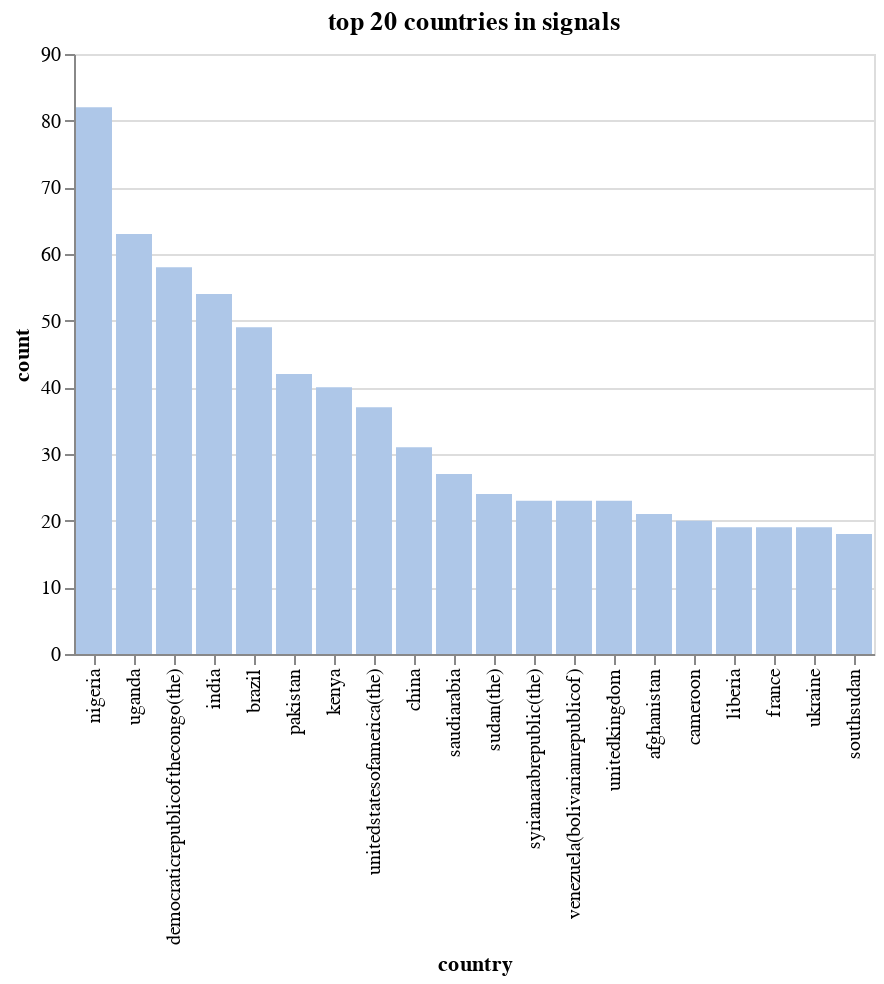

Notebook code cell kept with this figure:
### Code cell
highlight = alt.selection(type = 'single', on = 'mouseover', 
                          fields = ['country'])
country_count_plot = alt.Chart(country_count.iloc[0:20],
                               title = 'top 20 countries in signals').mark_bar().encode(
    x = alt.Y('country', sort = None),
    y = 'count',
    tooltip = ['country', 'count'],
    color = alt.condition(~highlight, alt.value('#1f77b4'),
                          alt.value('#aec7e8'))
).add_selection(
    highlight
)
display(country_count_plot)
country_count_plot.save(plot_dir+'/signals_country_count.html')

### Figure 1 — Vega-Lite specification as saved in the notebook (floating-point values rounded to 4 significant figures)
{"$schema": "https://vega.github.io/schema/vega-lite/v3.3.0.json", "config": {"mark": {"tooltip": null}, "view": {"height": 300, "width": 400}}, "data": {"name": "data-34e830bda6947326ca5a5943bed57c75"}, "datasets": {"data-34e830bda6947326ca5a5943bed57c75": [{"count": 82, "country": "nigeria"}, {"count": 63, "country": "uganda"}, {"count": 58, "country": "democraticrepublicofthecongo(the)"}, {"count": 54, "country": "india"}, {"count": 49, "country": "brazil"}, {"count": 42, "country": "pakistan"}, {"count": 40, "country": "kenya"}, {"count": 37, "country": "unitedstatesofamerica(the)"}, {"count": 31, "country": "china"}, {"count": 27, "country": "saudiarabia"}, {"count": 24, "country": "sudan(the)"}, {"count": 23, "country": "syrianarabrepublic(the)"}, {"count": 23, "country": "venezuela(bolivarianrepublicof)"}, {"count": 23, "country": "unitedkingdom"}, {"count": 21, "country": "afghanistan"}, {"count": 20, "country": "cameroon"}, {"count": 19, "country": "liberia"}, {"count": 19, "country": "france"}, {"count": 19, "country": "ukraine"}, {"count": 18, "country": "southsudan"}]}, "encoding": {"color": {"condition": {"selection": {"not": "selector002"}, "value": "#1f77b4"}, "value": "#aec7e8"}, "tooltip": [{"field": "country", "type": "nominal"}, {"field": "count", "type": "quantitative"}], "x": {"field": "country", "sort": null, "type": "nominal"}, "y": {"field": "count", "type": "quantitative"}}, "mark": "bar", "selection": {"selector002": {"fields": ["country"], "on": "mouseover", "type": "single"}}, "title": "top 20 countries in signals"}
